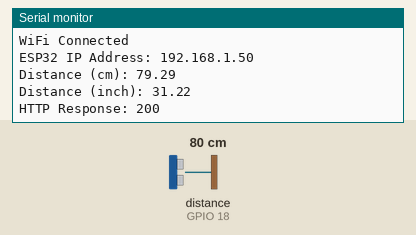
Recording of a sketch running on a simulated ESP32. Shown: the last lines printed to the serial monitor. Wiring (inferred from the names in the program): ultrasonic range finder: trigger GPIO 5; echo GPIO 18. The test bench sets the inputs (shaded band); at power-on: distance to the obstacle (sensor on GPIO 18) 80 cm. The echo pulse lasts 58.3 µs per cm; WiFi joins after 1.5 s; servers stay silent unless stated; uploads are accepted with an empty reply.

Above: at 3.2 s.
3.3 s: distance to the obstacle (sensor on GPIO 18) set to 2 cm
At 4.36 s:
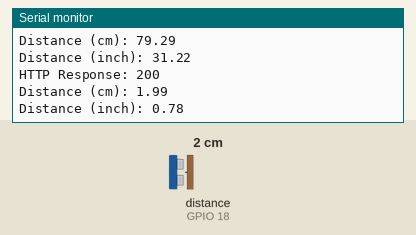
6.2 s: distance to the obstacle (sensor on GPIO 18) set to 4 cm
At 7.4 s:
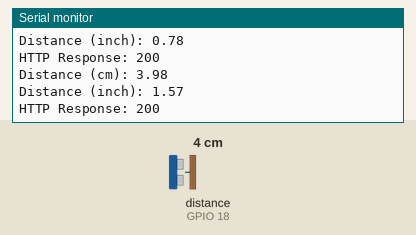
Timing chart, 0 to 9.2 s (numbered marks = the images above; inputs shaded):
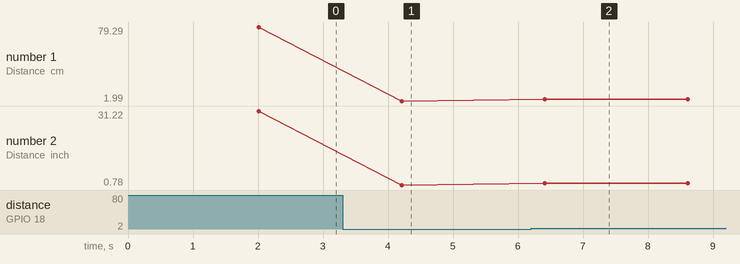

The sketch:

esp32_ultrsonic_moniotr.ino
```cpp
#include <WiFi.h>
#include <HTTPClient.h>

// ======================
// WiFi Credentials
// ======================

const char* ssid = "wifi-ssid";
const char* password = "wifi-password";

// ======================
// Backend Server URL
// ======================

const char* serverName =
"http://<backend-server-ip>:3000/distance";

// ======================
// HC-SR04 Pinshttps://192.168.1.7/
// ======================

const int trigPin = 5;
const int echoPin = 18;

// ======================
// Sound Speed
// ======================

#define SOUND_SPEED 0.034
#define CM_TO_INCH 0.393701

long duration;
float distanceCm;
float distanceInch;

// ======================
// Setup
// ======================

void setup() {

  Serial.begin(115200);

  pinMode(trigPin, OUTPUT);
  pinMode(echoPin, INPUT);

  // Connect WiFi
  WiFi.begin(ssid, password);

  Serial.println("Connecting to WiFi");

  while (WiFi.status() != WL_CONNECTED) {
    delay(1000);
    Serial.print(".");
  }

  Serial.println("");
  Serial.println("WiFi Connected");
  Serial.print("ESP32 IP Address: ");

  Serial.println(WiFi.localIP());
}

// ======================
// Main Loop
// ======================

void loop() {

  // Clear trigger
  digitalWrite(trigPin, LOW);
  delayMicroseconds(2);

  // Send 10us pulse
  digitalWrite(trigPin, HIGH);
  delayMicroseconds(10);

  digitalWrite(trigPin, LOW);

  // Read echo time
  duration = pulseIn(echoPin, HIGH);

  // Calculate distance
  distanceCm = duration * SOUND_SPEED / 2;

  // Convert to inch
  distanceInch =
    distanceCm * CM_TO_INCH;

  // Print Serial Monitor
  Serial.print("Distance (cm): ");
  Serial.println(distanceCm);

  Serial.print("Distance (inch): ");
  Serial.println(distanceInch);

  // ======================
  // Send Data to Backend
  // ======================

  if (WiFi.status() == WL_CONNECTED) {

    HTTPClient http;

    http.begin(serverName);

    http.addHeader(
      "Content-Type",
      "application/json"
    );

    // JSON Data
    String jsonData =
      "{\"distance_cm\":"
      + String(distanceCm)
      + ",\"distance_inch\":"
      + String(distanceInch)
      + "}";

    // Send POST Request
    int httpResponseCode =
      http.POST(jsonData);

    Serial.print("HTTP Response: ");

    Serial.println(httpResponseCode);

    http.end();
  }

  else {

    Serial.println(
      "WiFi Disconnected"
    );
  }

  delay(2000);
}
```

Measured:
- after the input at 3.3 s, the serial monitor: prints a new line after 0.91 s (image 1)
- after the input at 6.2 s, the serial monitor: prints a new line after 0.21 s (image 2)
- plotted number 1: 79.29 → 1.99 after the input at 3.3 s, 1.99 → 3.98 after the input at 6.2 s
- plotted number 2: 31.22 → 0.78 after the input at 3.3 s, 0.78 → 1.57 after the input at 6.2 s
